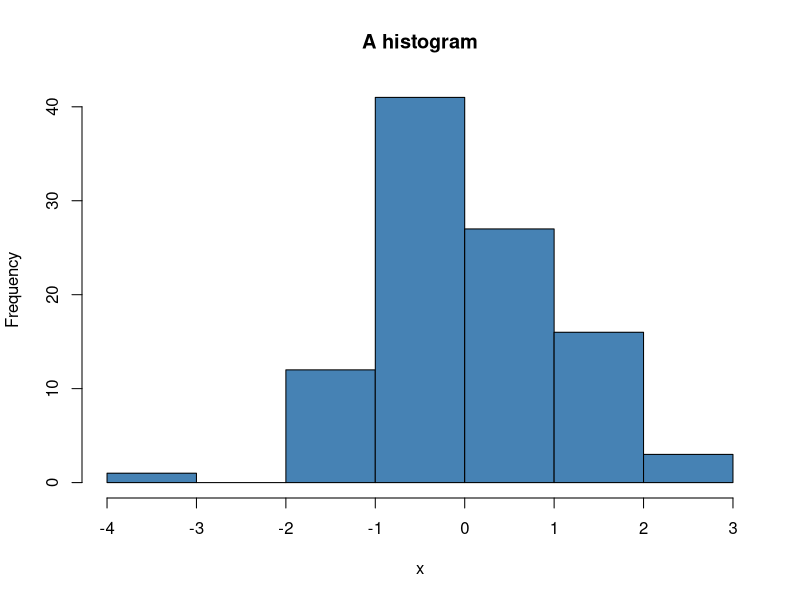
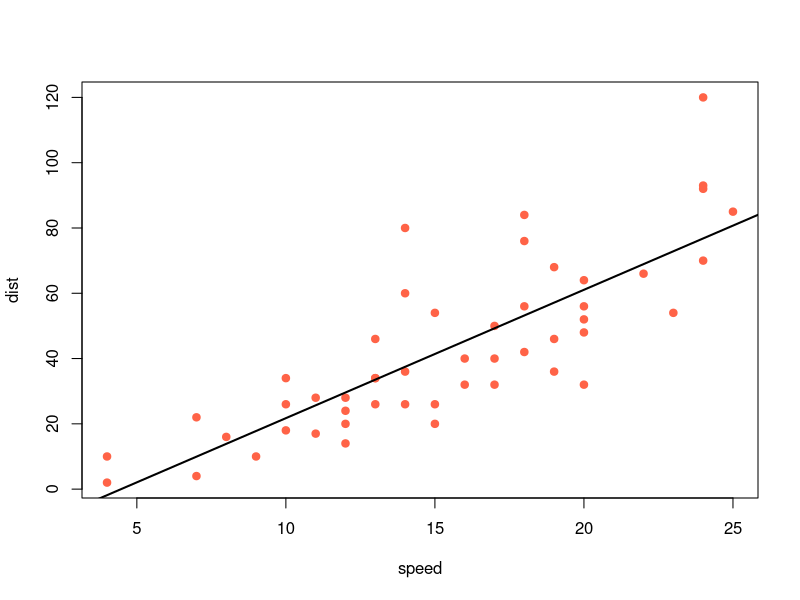

Recreate these plots in R, in order.
## Welcome to Ryzo
# Ryzo is an interactive editor for R, modelled after Pyzo. The editor is on
# the left, an R shell is at the top right and the tools are below it.
#
# This file is split into *cells*. A cell starts at a line beginning with "##".
# "# %%" and RStudio-style section comments ("# Section ----") work as cell
# separators too. Put your cursor in a cell and press Ctrl+Enter to run it.


## Running code
# Ctrl+Enter         run the current cell
# Ctrl+Shift+Enter   run the cell and move to the next one
# Alt+Enter / F9     run the selection, or the current line
# Shift+F9           run the selection/line and move to the next line
# Ctrl+E / F5        run the whole file in the current shell
# Ctrl+Shift+E       restart R, change to the file's folder and run it
#                    ("run as script")

x <- rnorm(100)
summary(x)


## Plots
# Plots are captured and shown in the Plots tool. Use the arrows there to
# go back through earlier plots, or save them as PNG, PDF or SVG.

hist(x, col = "steelblue", main = "A histogram")
plot(cars, pch = 19, col = "tomato")
abline(lm(dist ~ speed, data = cars), lwd = 2)


## The workspace and the data viewer
# The Workspace tool lists the objects in the global environment.
# Double-click a list or data frame to look inside it; right-click for
# more options. View() opens a data frame in a sortable table.

fit <- lm(mpg ~ wt + hp, data = mtcars)
View(mtcars)


## Help
# Put your cursor on a function name and the Interactive help tool shows its
# documentation. You can also use ?topic in the shell, or press Shift+F1.

?mean


## Completion and calltips
# Start typing a name (3 characters) to get completions from R itself.
# Typing "(" after a function name shows its arguments.
# Try it: type   seq(   or   mtcars$   on the line below.



## The shell
# - Up/Down browse the history (type a prefix first to filter it).
# - Tab completes.
# - Ctrl+I (or Ctrl+C with nothing selected) interrupts a long computation.
# - Ctrl+K restarts R, Ctrl+L clears the screen.
# - Shift+Enter adds a new line without running the input.
# Try interrupting this one:

for (i in 1:30) { cat(i, ""); Sys.sleep(0.2) }


## Functions and the source structure
# The Source structure tool lists the cells and functions in this file.
# Click an entry to jump to it.

square <- function(x) {
  x^2
}

cube <- function(x) x^3

sapply(1:5, square)


## That's it!
# Ryzo keeps your open files between sessions. Use File > New (Ctrl+N) to
# start your own script, and Shell > Edit shell configurations to choose
# which R installation to use. Have fun!
